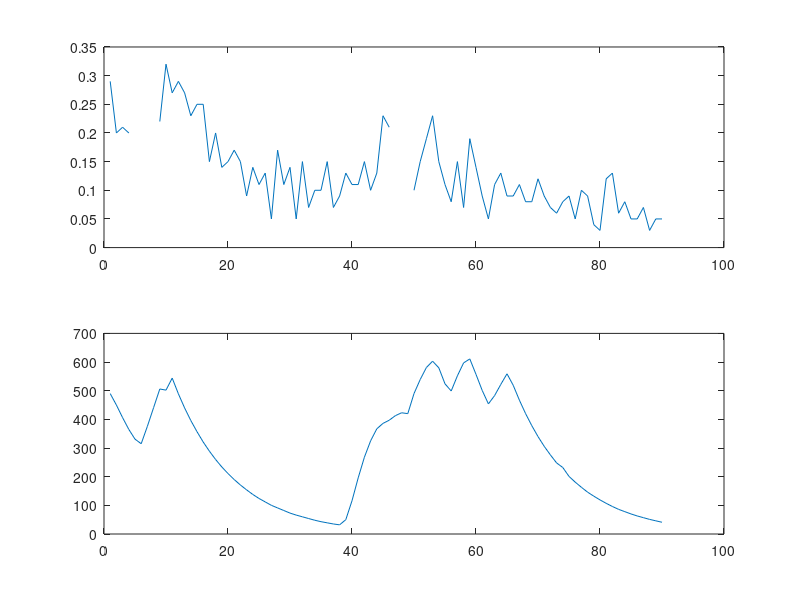

Reproduce this figure in MATLAB. (Note: this script raises an error after producing the figure.)
% DLRDEMO  Captain Toolbox demonstration
%
% Dynamic Linear Regression (DLR) analysis
% of bivariate advertising data
%
% See also DLR, DLROPT

% Copyright (c) 2007 by CRES, Lancaster University, United Kingdom
% Authors : Peter Young, Wlodek Tych, Diego Pedregal, James Taylor

clear all
close all
format compact
echo on

clc
% DLRDEMO  Captain Toolbox demonstration
 
% This script analyses advertising data using
% the functions for Dynamic Linear Regression (DLR).
 
load adv.dat
x=adv(:, 1);  % scaled expenditure on advertising
y=adv(:, 2);  % measure of response to advertising (0-1)
 
% We will use the following model: y(t) = c1 + c2(t)*x(t)
% The corresponding regressors are formed below.
 
z=[ones(size(x)) x];
 
% The response data contains missing values, represented
% in Matlab as Not-a-Number variables and forming gaps
% in the plot.
 
clf;
subplot(211); plot(y)
subplot(212); plot(x)
 
% --------------------------------------------------------
%                 Hit any key to continue
% --------------------------------------------------------
pause
 
% We first call DLROPT to optimise the Noise Variance
% Ratio (NVR) hyper-parameters.
 
% A Random Walk (RW) model is used for the
% time variable parameters.
 
TVP=0;
  
% --------------------------------------------------------
%                 Hit any key to continue
% --------------------------------------------------------
pause
 
% ESTIMATING HYPER-PARAMETERS : PLEASE WAIT
 
nvr=dlropt(y, z, TVP)
 
% --------------------------------------------------------
%                 Hit any key to continue
% --------------------------------------------------------
pause
 
% The DLR function utilises the optimsed hyper-parameters.
 
[fit, fitse, par, parse]= dlr(y, z, TVP, nvr);
 
% --------------------------------------------------------
%                 Hit any key to continue
% --------------------------------------------------------
pause
 
% The parameter estimates and their standard errors
% are plotted.
 
clf
subplot(211)
plot(par(:, 1))
hold on
plot(par(:,1)+2*parse(:, 1),':')
plot(par(:,1)-2*parse(:, 1),':')
title('c1')
set(gca, 'xlim', [0 length(par)])
 
subplot(212)
plot(par(:, 2))
hold on
plot(par(:, 2)+2*parse(:, 2),':')
plot(par(:, 2)-2*parse(:, 2),':')
title('c2')
set(gca, 'xlim', [0 length(par)])
 
% --------------------------------------------------------
%                 Hit any key to continue
% --------------------------------------------------------
pause
 
% The data lie within the standard error bounds.
 
clf
plot(fit)
hold on
plot(fit+2*fitse, ':')
plot(fit-2*fitse, ':')
plot(y, 'o')
title('Data (o) and DLR model fit')
set(gca, 'xlim', [0 length(y)])
 
echo off

% end of m-file